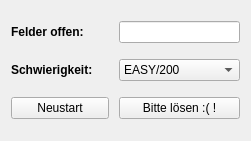
   <widget class="QWidget" name="gridLayoutWidget">
    <property name="geometry">
     <rect>
      <x>590</x>
      <y>10</y>
      <width>251</width>
      <height>141</height>
     </rect>
    </property>
    <layout class="QGridLayout" name="gridLayout">
     <property name="horizontalSpacing">
      <number>10</number>
     </property>
     <item row="0" column="1">
      <widget class="QLineEdit" name="lineEdit">
       <property name="sizePolicy">
        <sizepolicy hsizetype="Preferred" vsizetype="Fixed">
         <horstretch>0</horstretch>
         <verstretch>0</verstretch>
        </sizepolicy>
       </property>
       <property name="text">
        <string/>
       </property>
      </widget>
     </item>
     <item row="3" column="1">
      <widget class="QComboBox" name="comboBox">
       <item>
        <property name="text">
         <string>EASY/200</string>
        </property>
       </item>
       <item>
        <property name="text">
         <string>MEDIUM/150</string>
        </property>
       </item>
       <item>
        <property name="text">
         <string>HARD/125</string>
        </property>
       </item>
       <item>
        <property name="text">
         <string>EXPERT/90</string>
        </property>
       </item>
       <item>
        <property name="text">
         <string>IMPOSSIBRU/50</string>
        </property>
       </item>
      </widget>
     </item>
     <item row="0" column="0">
      <widget class="QLabel" name="label">
       <property name="sizeIncrement">
        <size>
         <width>1</width>
         <height>0</height>
        </size>
       </property>
       <property name="font">
        <font>
         <weight>75</weight>
         <bold>true</bold>
        </font>
       </property>
       <property name="text">
        <string>Felder offen:</string>
       </property>
      </widget>
     </item>
     <item row="4" column="0">
      <widget class="QPushButton" name="pushButton">
       <property name="text">
        <string>Neustart</string>
       </property>
       <property name="flat">
        <bool>false</bool>
       </property>
      </widget>
     </item>
     <item row="4" column="1">
      <widget class="QPushButton" name="pushButton_2">
       <property name="text">
        <string>Bitte lösen :( !</string>
       </property>
       <property name="flat">
        <bool>false</bool>
       </property>
      </widget>
     </item>
     <item row="3" column="0">
      <widget class="QLabel" name="label_2">
       <property name="sizeIncrement">
        <size>
         <width>1</width>
         <height>0</height>
        </size>
       </property>
       <property name="font">
        <font>
         <weight>75</weight>
         <bold>true</bold>
        </font>
       </property>
       <property name="text">
        <string>Schwierigkeit:</string>
       </property>
      </widget>
     </item>
    </layout>
   </widget>
